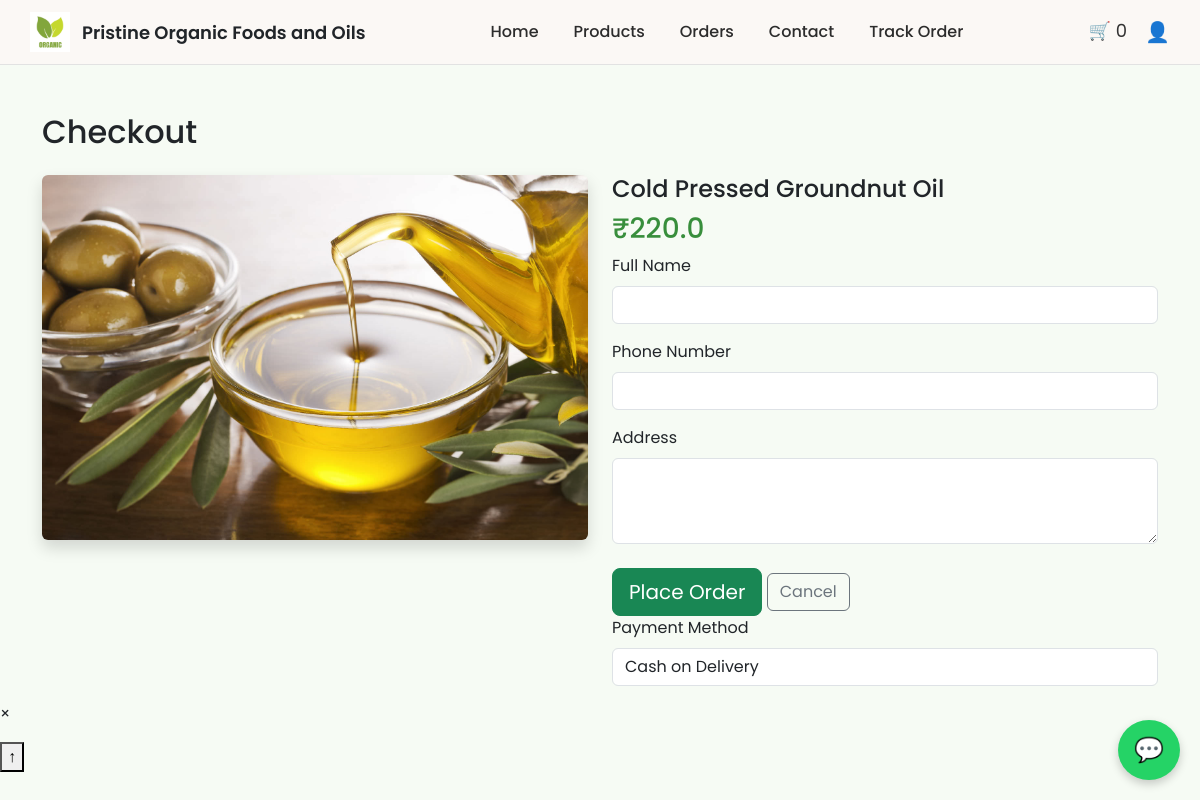
The page /buy-now/1 on the database its author committed.
### app.py (models this page shows)
class Product(db.Model):
    id = db.Column(db.Integer, primary_key=True)
    name = db.Column(db.String(200), nullable=False)
    price = db.Column(db.Float, nullable=False)
    old_price = db.Column(db.Float, default=0.0)
    discount_pct = db.Column(db.Integer, default=0)
    is_assured = db.Column(db.Boolean, default=True)
    image = db.Column(db.String(200))
    category = db.Column(db.String(100))           # ← just String, no relationship
    stock = db.Column(db.Integer, default=0)

### app.py (the view)
@app.route("/buy-now/<int:id>")
def buy_now(id):
    product = db.session.get(Product, id)
    if not product:
        return redirect(url_for("products_page"))
    return render_template("checkout.html", product=product)

### app.py (called while the page is built)
@app.context_processor
def inject_cart_count():
    cart = session.get("cart", {})
    count = sum(cart.values())
    return dict(cart_count=count)

### templates/checkout.html (shortened to what this page needs)
{% extends "base.html" %}
{% block content %}
<div class="container mt-5">
  <h2 class="mb-4">Checkout</h2>
  <div class="row">
    <div class="col-md-6">
      <img src="{{ url_for('static', filename='images/' + product.image) }}"
           class="img-fluid rounded shadow">
    </div>
    <div class="col-md-6">
    <h4>{{ product.name }}</h4>
    <h3 class="text-success">₹{{ product.price }}</h3>
    <form method="POST" action="{{ url_for('payment_page', id=product.id) }}">
      <div class="mb-3">
        <label class="form-label">Full Name</label>
        <input type="text" name="name" class="form-control" required>
      </div>
      <div class="mb-3">
        <label class="form-label">Phone Number</label>
        <input type="text" name="phone" class="form-control" required>
      </div>
      <div class="mb-3">
        <label class="form-label">Address</label>
        <textarea name="address" class="form-control" rows="3" required></textarea>
      </div>
      <button type="submit" class="btn btn-success btn-lg mt-2">
        Place Order
      </button>
      <a href="{{ url_for('product_detail', product_id=product.id) }}"
        class="btn btn-outline-secondary mt-2">
        Cancel
      </a>
      <div class="mb-3">
        <label class="form-label">Payment Method</label>
        <select name="payment" class="form-control" required>
          <option value="Cash on Delivery">Cash on Delivery</option>
        </select>
      </div>
    </form>
  </div>
  </div>
</div>
{% endblock %}

### static/css/style.css (style rules this page uses)
* { box-sizing: border-box; -webkit-tap-highlight-color: transparent; }
body { margin: 0; padding: 0; font-family: "Poppins", sans-serif; background: #f6fbf4; }
.text-success { color: #388e3c !important; }

### rows shown on the page
Product: image (picture), name "Cold Pressed Groundnut Oil", price "220.0"

### other values the page prints
{{ cart_count }} "0"
